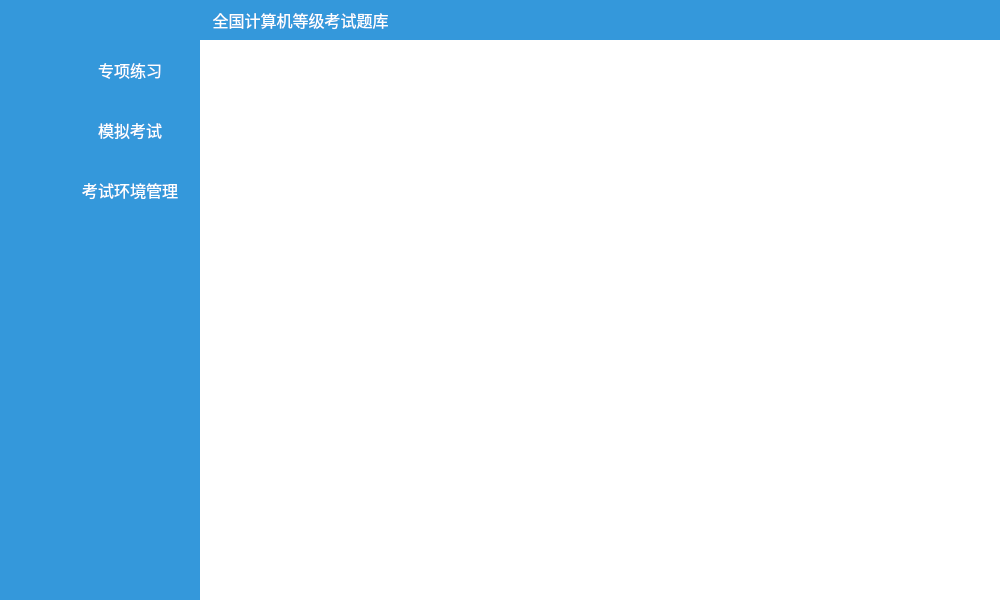
<?xml version="1.0" encoding="utf-8"?>
<ui version="4.0">
	<class>MainWindow</class>
	<widget class="QMainWindow" name="MainWindow">
		<property name="geometry">
			<rect>
				<x>0</x>
				<y>0</y>
				<width>1000</width>
				<height>600</height>
			</rect>
		</property>
		<property name="windowFlags">
			<set>Qt::FramelessWindowHint</set>
		</property>
		<property name="windowTitle">
			<string>全国计算机等级考试题库</string>
		</property>
		<property name="styleSheet">
			<string notr="true">
				QMainWindow {
				border: none;
				}
			</string>
		</property>
		<widget class="QWidget" name="centralwidget">
			<layout class="QVBoxLayout" name="verticalLayout_main">
				<property name="spacing">
					<number>0</number>
				</property>
				<property name="margin">
					<number>0</number>
				</property>
				<item>
					<widget class="QWidget" name="customTitleBar">
						<property name="styleSheet">
							<string notr="true">
								QWidget {
								background-color: #3498db;
								}
								QLabel {
								color: #ffffff;
								padding: 0px;
								font-size: 16px;
								}
								QPushButton {
								background-color: transparent;
								border: 5px solid transparent;
								min-width: 30px;
								min-height: 30px;
								}
								QPushButton:hover {
								background-color: #5dade2;
								}
								QPushButton#closeButton:hover {
								background-color: #ff0000;
								}
							</string>
						</property>
						<layout class="QHBoxLayout" name="horizontalLayout_titleBar">
							<property name="spacing">
								<number>0</number>
							</property>
							<property name="margin">
								<number>0</number>
							</property>
							<item>
								<widget class="QWidget" name="leftPlaceholder">
									<property name="minimumSize">
										<size>
											<width>80</width>
											<height>0</height>
										</size>
									</property>
									<property name="maximumSize">
										<size>
											<width>200</width>
											<height>1</height>
										</size>
									</property>
								</widget>
							</item>
							<item>
								<spacer name="leftSpacer">
									<property name="sizeType">
										<enum>QSizePolicy::Expanding</enum>
									</property>
								</spacer>
							</item>
							<item>
								<widget class="QLabel" name="titleLabel">
									<property name="text">
										<string>全国计算机等级考试题库</string>
									</property>
									<property name="alignment">
										<set>Qt::AlignCenter</set>
									</property>
								</widget>
							</item>
							<item>
								<spacer name="middleSpacer">
									<property name="sizeType">
										<enum>QSizePolicy::Expanding</enum>
									</property>
								</spacer>
							</item>
							<item>
								<widget class="QPushButton" name="minimizeButton">
									<property name="text">
										<string></string>
									</property>
								</widget>
							</item>
							<item>
								<widget class="QPushButton" name="maximizeButton">
									<property name="text">
										<string></string>
									</property>
								</widget>
							</item>
							<item>
								<widget class="QPushButton" name="closeButton">
									<property name="text">
										<string></string>
									</property>
								</widget>
							</item>
						</layout>
					</widget>
				</item>
				<item>
					<layout class="QHBoxLayout" name="horizontalLayout">
						<property name="spacing">
							<number>0</number>
						</property>
						<property name="margin">
							<number>0</number>
						</property>
						<item>
							<widget class="QWidget" name="sidebar">
								<property name="minimumSize">
									<size>
										<width>80</width>
										<height>0</height>
									</size>
								</property>
								<property name="maximumSize">
									<size>
										<width>200</width>
										<height>16777215</height>
									</size>
								</property>
								<property name="styleSheet">
									<string notr="true">
										QWidget {
										background-color: #3498db;
										}
										QPushButton {
										background-color: transparent;
										border: none;
										padding: 10px;
										color: white;
										text-align: center;
										icon-size: 36px;
										width: 60px;
										}
										QPushButton:hover {
										background-color: #5dade2;
										}
										QPushButton:pressed {
										background-color: #2980b9;
										}
										QPushButton:checked {
										background-color: #2c3e50;
										}
									</string>
								</property>
								<layout class="QHBoxLayout" name="horizontalLayout_sidebar">
									<property name="spacing">
										<number>0</number>
									</property>
									<property name="margin">
										<number>0</number>
									</property>
									<item>
										<layout class="QVBoxLayout" name="verticalLayout">
											<property name="spacing">
												<number>0</number>
											</property>
											<property name="margin">
												<number>0</number>
											</property>
											<item>
												<widget class="QPushButton" name="btn_special">
													<property name="toolTip">
														<string>专项练习</string>
													</property>
													<property name="icon">
														<iconset>
															<normaloff>:/ExamBankSystem/resources/专项练习.png</normaloff>
														</iconset>
													</property>
													<property name="text">
														<string></string>
													</property>
													<property name="flat">
														<bool>true</bool>
													</property>
												</widget>
											</item>
											<item>
												<widget class="QPushButton" name="btn_exam">
													<property name="toolTip">
														<string>模拟考试</string>
													</property>
													<property name="icon">
														<iconset>
															<normaloff>:/ExamBankSystem/resources/考试.png</normaloff>
														</iconset>
													</property>
													<property name="text">
														<string></string>
													</property>
													<property name="flat">
														<bool>true</bool>
													</property>
												</widget>
											</item>
											<item>
												<widget class="QPushButton" name="btn_manage">
													<property name="toolTip">
														<string>考试环境管理</string>
													</property>
													<property name="icon">
														<iconset>
															<normaloff>:/ExamBankSystem/resources/虚拟机.png</normaloff>
														</iconset>
													</property>
													<property name="text">
														<string></string>
													</property>
													<property name="flat">
														<bool>true</bool>
													</property>
												</widget>
											</item>
											<item>
												<spacer name="verticalSpacer">
													<property name="orientation">
														<enum>Qt::Vertical</enum>
													</property>
													<property name="sizeHint" stdset="0">
														<size>
															<width>20</width>
															<height>40</height>
														</size>
													</property>
												</spacer>
											</item>
										</layout>
									</item>
									<item>
										<widget class="QWidget" name="sidebarHiddenPart">
											<property name="minimumSize">
												<size>
													<width>0</width>
													<height>0</height>
												</size>
											</property>
											<property name="maximumSize">
												<size>
													<width>120</width>
													<height>16777215</height>
												</size>
											</property>
											<property name="styleSheet">
												<string notr="true">
													QWidget {
													background-color: #3498db;
													}
													QPushButton {
													color: white;
													font-size: 16px;
													padding: 18px 0px;
													margin-left: -20px;
													}
												</string>
											</property>
											<layout class="QVBoxLayout" name="verticalLayout_hidden">
												<property name="spacing">
													<number>0</number>
												</property>
												<property name="margin">
													<number>0</number>
												</property>
												<item>
													<widget class="QPushButton" name="label_special">
														<property name="minimumSize">
															<size>
																<width>120</width>
																<height>0</height>
															</size>
														</property>
														<property name="text">
															<string>专项练习</string>
														</property>
													</widget>
												</item>
												<item>
													<widget class="QPushButton" name="label_exam">
														<property name="minimumSize">
															<size>
																<width>120</width>
																<height>0</height>
															</size>
														</property>
														<property name="text">
															<string>模拟考试</string>
														</property>
													</widget>
												</item>
												<item>
													<widget class="QPushButton" name="label_manage">
														<property name="minimumSize">
															<size>
																<width>120</width>
																<height>0</height>
															</size>
														</property>
														<property name="text">
															<string>考试环境管理</string>
														</property>
													</widget>
												</item>
												<item>
													<spacer name="verticalSpacer_hidden">
														<property name="orientation">
															<enum>Qt::Vertical</enum>
														</property>
														<property name="sizeHint" stdset="0">
															<size>
																<width>20</width>
																<height>40</height>
															</size>
														</property>
													</spacer>
												</item>
											</layout>
										</widget>
									</item>
								</layout>
							</widget>
						</item>
						<item>
							<widget class="QStackedWidget" name="mainContent">
								<property name="styleSheet">
									<string notr="true">
										QWidget {
										background-color: white;
										}
									</string>
								</property>
								<widget class="QWidget" name="defaultPage">
									<layout class="QVBoxLayout" name="verticalLayout_2">
										<property name="spacing">
											<number>0</number>
										</property>
										<property name="margin">
											<number>0</number>
										</property>
									</layout>
								</widget>
							</widget>
						</item>
					</layout>
				</item>
			</layout>
		</widget>
	</widget>
	<resources>
		<include location="ExamBankSystem.qrc"/>
	</resources>
	<connections/>
</ui>
